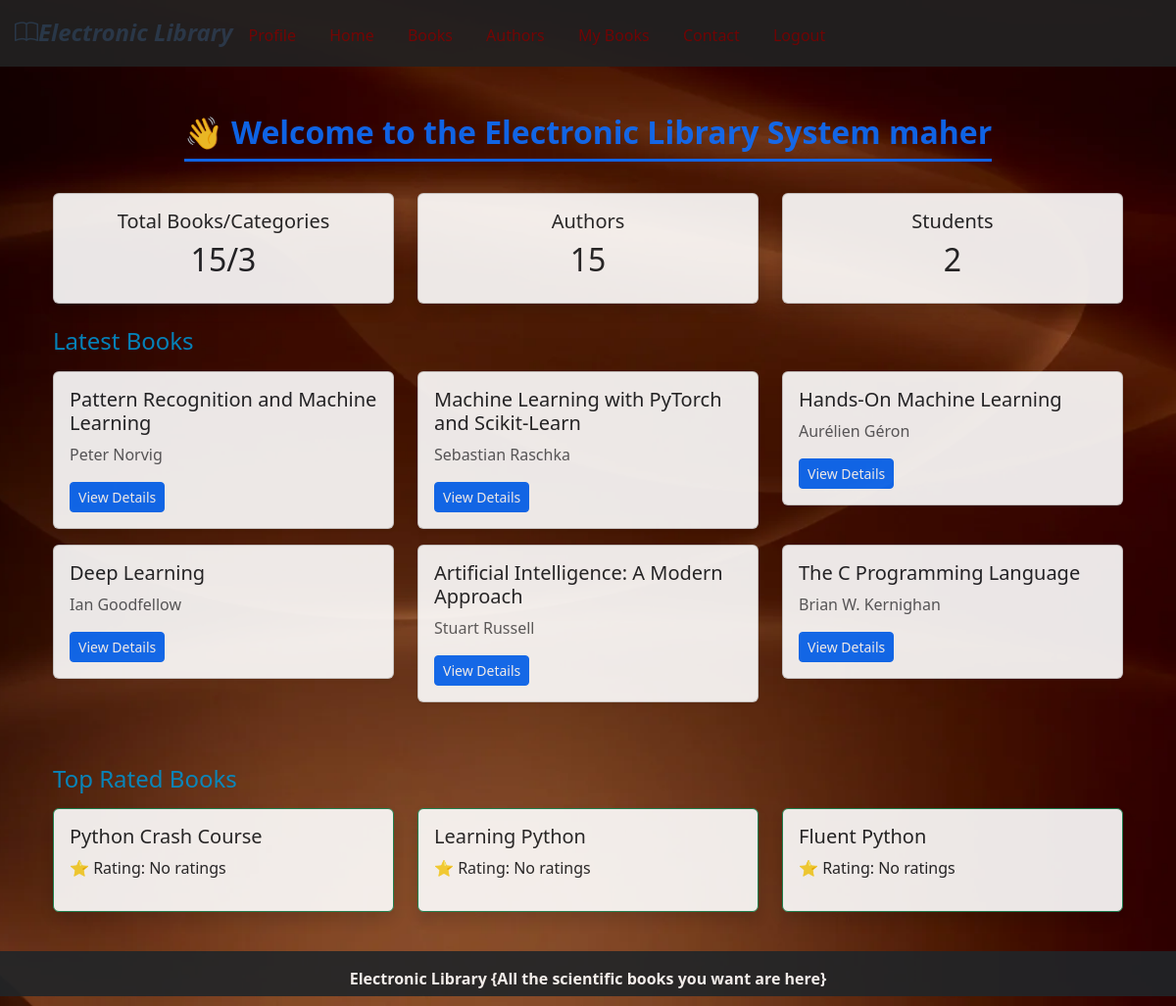
The app's page /home/ (signed in) with its own data.
### library/models.py (models this page shows, shortened)
class Book(models.Model):
    title = models.CharField(max_length=200)
    author = models.ForeignKey(Author, on_delete=models.CASCADE)
    category = models.ForeignKey(Category, on_delete=models.SET_NULL, null=True)
    description = models.TextField()
    publication_year = models.IntegerField()
    pages = models.IntegerField()
    language = models.CharField(max_length=50)
    total_copies = models.PositiveIntegerField()
    available_copies = models.PositiveIntegerField()
    cover = models.ImageField(upload_to='books/')
    created_at = models.DateTimeField(auto_now_add=True)

class Author(models.Model):
    name = models.CharField(max_length=150)
    bio = models.TextField()
    photo = models.ImageField(upload_to='authors/', null=True, blank=True)

### pages/views.py (the view)
# urls.py: path("home/", home, name="home"),  # الصفحة الرئيسية بعد تسجيل الدخول
@login_required
def home(request):
    latest_books = Book.objects.order_by('-id')[:6]
    top_books = (
        Book.objects
        .annotate(avg_rating=Avg('review__rating'))
        .order_by('-avg_rating')[:3]
    )
    stats = {
        "books": Book.objects.count(),
        "authors": Author.objects.count(),
        "categories": Category.objects.count(),
        "students": User.objects.filter(is_staff=False).count(),
    }
    context = {
        "latest_books": latest_books,
        "top_books": top_books,
        "stats": stats,
    }
    return render(request, "pages/home.html", context)

### pages/templates/pages/home.html (shortened to what this page needs)
{% extends "base.html" %}
{% block content %}
<div class="container mt-4">
    <div class="mb-4 text-center">
      <h2 class="fw-bold text-center text-primary position-relative d-inline-block">
    👋 Welcome to the Electronic Library System {{ user.username }}
    <span style="display:block; height:3px; background:#0d6efd; margin-top:8px;"></span>
</h2>
    </div>
    <div class="row text-center mb-4">
        <div class="col-md-4">
            <div class="card shadow">
                <div class="card-body">
                    <h5>Total Books/Categories</h5>
                    <h2>{{ stats.books }}/{{ stats.categories }}</h2>
                </div>
            </div>
        </div>
        <div class="col-md-4">
            <div class="card shadow">
                <div class="card-body">
                    <h5>Authors</h5>
                    <h2>{{ stats.authors }}</h2>
                </div>
            </div>
        </div>
        <div class="col-md-4">
            <div class="card shadow">
                <div class="card-body text-center">
                    <h5>Students</h5>
                    <h2>{{ stats.students }}</h2>
                </div>
            </div>
        </div>
    </div>
    <h4 class="mb-3" style="color: rgb(1, 144, 205);">Latest Books</h4>
    <div class="row">
        {% for book in latest_books %}
        <div class="col-md-4">
            <div class="card mb-3 shadow-sm">
                <div class="card-body">
                    <h5>{{ book.title }}</h5>
                    <p class="text-muted">{{ book.author.name }}</p>
                    <a href="/book/{{ book.id }}/" class="btn btn-sm btn-primary">
                        View Details
                    </a>
                </div>
            </div>
        </div>
        {% endfor %}
    </div>
    <h4 class="mt-5 mb-3" style="color: rgb(1, 144, 205);">Top Rated Books</h4>
    <div class="row">
        {% for book in top_books %}
        <div class="col-md-4">
            <div class="card border-success mb-3 shadow">
                <div class="card-body">
                    <h5>{{ book.title }}</h5>
                    <p>⭐ Rating: {{ book.avg_rating|default:"No ratings" }}</p>
                </div>
            </div>
        </div>
        {% endfor %}
    </div>
</div>
{% endblock %}

### pages/templates/pages/home.html (style rules this page uses)
body { background-image: url('/media/back ground/maktaba.jpg'); background-size: cover; background-position: center; background-attachment: fixed; opacity: 0.9; }

### templates/base.html (style rules this page uses)
html, body { height: 100%; margin: 0; display: flex; flex-direction: column; }
.container { flex: 1; }

### records on screen
Book: title "Pattern Recognition and Machine Learning", author.name "Peter Norvig"
Book: title "Machine Learning with PyTorch and Scikit-Learn", author.name "Sebastian Raschka"
Book: title "Hands-On Machine Learning", author.name "Aurélien Géron"
Book: title "Deep Learning", author.name "Ian Goodfellow"
Book: title "Artificial Intelligence: A Modern Approach", author.name "Stuart Russell"
Book: title "The C Programming Language", author.name "Brian W. Kernighan"
Book: title "Python Crash Course", avg_rating "No ratings"
Book: title "Learning Python", avg_rating "No ratings"
Book: title "Fluent Python", avg_rating "No ratings"

### other values on screen
{{ user.username }} "maher"
{{ stats.books }} "15"
{{ stats.categories }} "3"
{{ stats.authors }} "15"
{{ stats.students }} "2"
